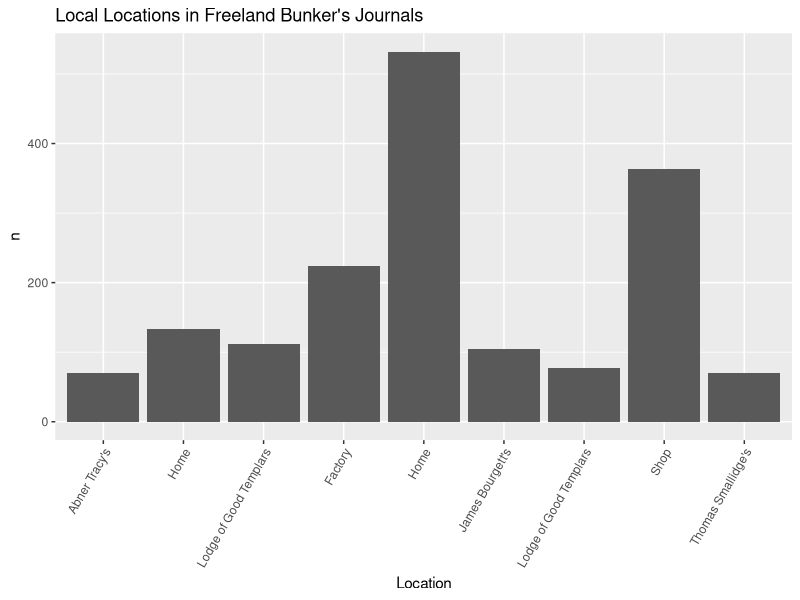

The R script that drew this image:
## ---- chunk 1
install.packages(c("tidyverse", 
                   "tidytext",
                   "stopwords",
                   "widyr",
                   "tidygraph",
                   "tidylo",
                   "ggraph",
                   "wordcloud",
                   "dplyr"))
## ---- chunk 2
library(dplyr)
library(tidyverse)
library("magrittr") 
library(tidyverse)
library(tidytext)
## ---- chunk 3
library(readr)
journal_71_72 <- read_csv("Data_Sets/journal_1871_1872 - Sheet1 (1).csv")
journal_73 <- read_csv("Data_Sets/journal_1873 - Sheet1.csv")
journal_74 <- read_csv("Data_Sets/journal_1874 - Sheet1.csv")
journal_75 <- read_csv("Data_Sets/journal_1875 - Sheet1.csv")
journal_76 <- read_csv("Data_Sets/journal_1876 - Sheet1.csv")
journal_77 <- read_csv("Data_Sets/journal_1877 - Sheet1.csv")
journal_80 <- read_csv("Data_Sets/journal_1880 - Sheet1.csv")

## ---- chunk 4
journal_71_72$journal <- 1
journal_73$journal <- 2
journal_74$journal <- 3
journal_75$journal <- 4
journal_76$journal <- 5
journal_77$journal <- 6

journal_80$journal <- 9
## ---- chunk 5
journal_71_72 <- journal_71_72 %>%
  rename(transcription_accuracy = transcription)
## ---- chunk 6
journal_71_72 <-  journal_71_72 %>% mutate(across(.fns = as.character)) %>% type_convert()
journal_73 <-  journal_71_72 %>% mutate(across(.fns = as.character)) %>% type_convert()
journal_74 <-  journal_71_72 %>% mutate(across(.fns = as.character)) %>% type_convert()
journal_75 <-  journal_71_72 %>% mutate(across(.fns = as.character)) %>% type_convert()
journal_76 <-  journal_71_72 %>% mutate(across(.fns = as.character)) %>% type_convert()
journal_77 <-  journal_71_72 %>% mutate(across(.fns = as.character)) %>% type_convert()
journal_80 <-  journal_71_72 %>% mutate(across(.fns = as.character)) %>% type_convert()
## ---- chunk 7
journals <- dplyr::bind_rows(journal_71_72, journal_73, journal_74, journal_75, journal_76, journal_77, journal_80)
## ---- chunk 8
loc_place <- journals %>%
  select(journal, local_place, location) %>%
  separate(local_place, c("place_1", "place_2", "place_3", "place_4"), sep = ",")
## ---- chunk 9
loc_1 <- loc_place %>%
  select(place_1) %>%
  rename(place = place_1)
loc_2 <- loc_place %>%
  select(place_2) %>%
  rename(place = place_2)
loc_3 <- loc_place %>%
  select(place_3) %>%
  rename(place = place_3)
loc_4 <- loc_place %>%
  select(place_4) %>%
  rename(place = place_4)

loc_count <- dplyr::bind_rows(loc_1, loc_2, loc_3, loc_4)
## ---- chunk 10
loc_count_1 <- loc_count %>%
    count(place, sort = TRUE)
## ---- chunk 11
loc_count_1 %>%
    filter(n > 50) %>%
    filter(n < 700) %>% #700 to get rid of NA (may change)
  ggplot(aes(x=place, y=n)) + 
   geom_bar(stat = "identity")+
    theme(axis.text.x = element_text(angle = 60, hjust = 1))+
   labs(y = "n", x = "Location", title = "Local Locations in Freeland Bunker's Journals")
